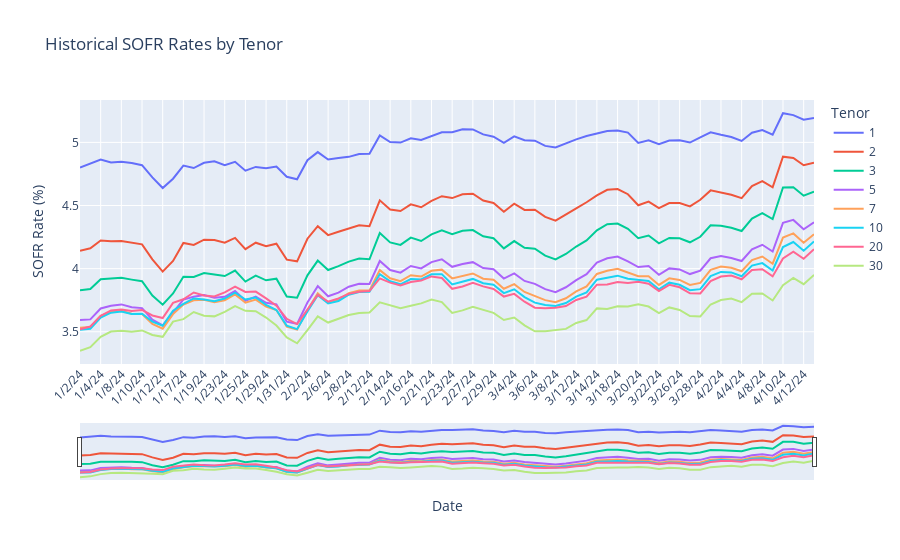

Here is the notebook cell this chart was saved with:
### Code cell
import plotly.express as px

# Create the plot
fig = px.line(filtered_data, x='date', y='midRate', color='tenor',
              labels={'midRate': 'SOFR Rate', 'date': 'Date', 'tenor': 'Tenor'},
              title='Historical SOFR Rates by Tenor')

# Update layout for better readability
fig.update_layout(xaxis_title='Date',
                  yaxis_title='SOFR Rate (%)',
                  legend_title="Tenor",
                  xaxis=dict(rangeslider=dict(visible=True)),
                  xaxis_tickangle=-45)

# Show the plot
fig.show()
